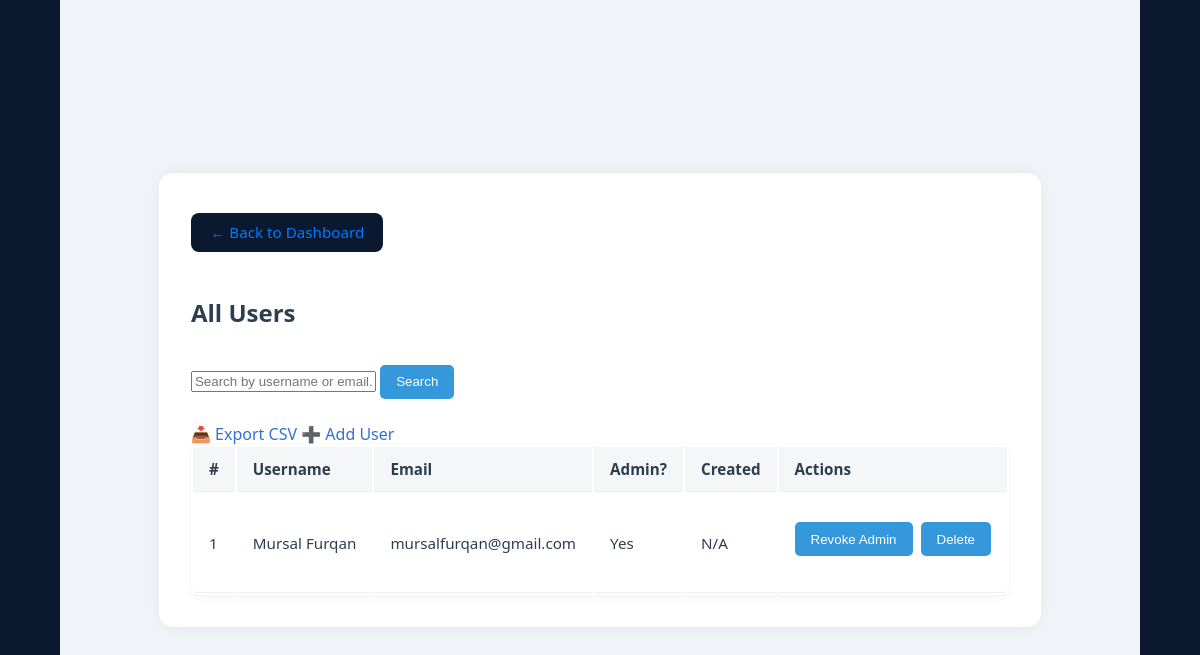
/admin/users (signed in), run on an earlier commit of the app's database.
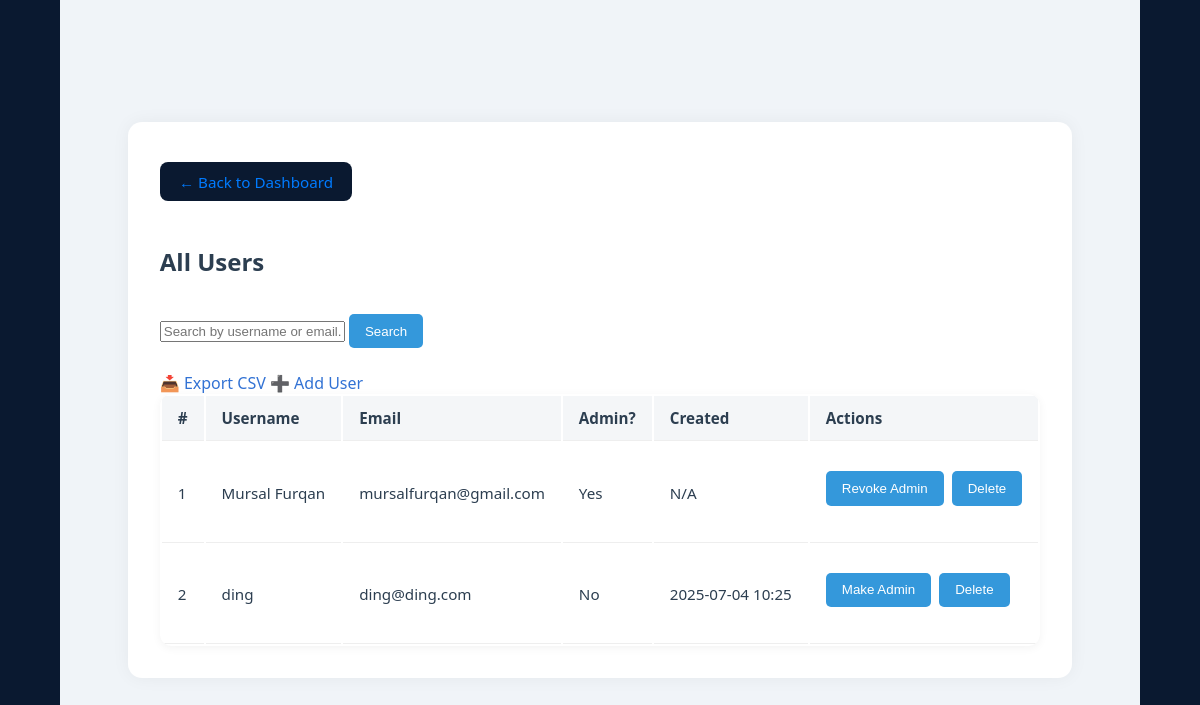
And on a later commit of the database.
### app/models.py (models this page shows)
class User(UserMixin, db.Model):
    id = db.Column(db.Integer, primary_key=True)
    username = db.Column(db.String(150), unique=True, nullable=False)
    email = db.Column(db.String(150), unique=True, nullable=False)
    password = db.Column(db.String(256), nullable=False)
    is_admin = db.Column(db.Boolean, default=False)
    created_at = db.Column(db.DateTime, default=datetime.utcnow)  # ✅ Add this line

### app/routes.py (the view)
@app.route('/admin/users')
@login_required
@admin_required
def admin_users():
    users = User.query.all()
    return render_template('admin/users.html', users=users)

### app/__init__.py (called while the page is built)
@login_manager.user_loader
def load_user(user_id):
    return User.query.get(int(user_id))

### app/routes.py (called while the page is built)
def admin_required(f):
    @wraps(f)
    def decorated_function(*args, **kwargs):
        if not current_user.is_authenticated or not current_user.is_admin:
            abort(403)
        return f(*args, **kwargs)
    return decorated_function

### app/templates/admin/users.html (shortened to what this page needs)
{% extends "admin/base_admin.html" %}  {% block content %}
<div class="admin-users">
  <a href="{{ url_for('admin_dashboard') }}" class="back-link link-button"
    >← Back to Dashboard</a
  >
  <h2> All Users</h2>
  <div class="user-actions">
    <form
      method="GET"
      action="{{ url_for('admin_users') }}"
      class="search-form"
    >
      <input
        type="text"
        name="search"
        placeholder="Search by username or email..."
        value="{{ request.args.get('search', '') }}"
      />
      <button type="submit">Search</button>
    </form>
    <div class="action-links">
      <a href="{{ url_for('export_users') }}" class="link">📥 Export CSV</a>
      <a href="{{ url_for('admin_add_user') }}" class="link">➕ Add User</a>
    </div>
  </div>
  <div class="user-table">
    <table>
      <thead>
        <tr>
          <th>#</th>
          <th>Username</th>
          <th>Email</th>
          <th>Admin?</th>
          <th>Created</th>
          <th>Actions</th>
        </tr>
      </thead>
      <tbody>
        {% for user in users %}
        <tr>
          <td>{{ loop.index }}</td>
          <td>{{ user.username }}</td>
          <td>{{ user.email }}</td>
          <td>
            {% if user.is_admin %}
            <span class="badge success">Yes</span>
            {% else %}
            <span class="badge">No</span>
            {% endif %}
          </td>
          <td>
            {{ user.created_at.strftime('%Y-%m-%d %H:%M') if user.created_at
            else 'N/A' }}
          </td>
          <td class="actions">
            <form
              method="POST"
              action="{{ url_for('admin_toggle_admin', user_id=user.id) }}"
              style="display: inline-block"
            >
              <button
                type="submit"
                class="btn {{ 'success' if not user.is_admin else 'warning' }}"
              >
                {{ 'Make Admin' if not user.is_admin else 'Revoke Admin' }}
              </button>
            </form>
            <form
              method="POST"
              action="{{ url_for('admin_delete_user', user_id=user.id) }}"
              style="display: inline-block"
              onsubmit="return confirm('Are you sure you want to delete this user?');"
            >
              <button type="submit" class="btn danger">Delete</button>
            </form>
          </td>
        </tr>
        {% endfor %}
      </tbody>
    </table>
  </div>
</div>
{% endblock %}

What changed in the data, as far as the page shows it:
added User: username "ding", email "ding@ding.com", shows "No", created_at "2025-07-04 10:25", is_admin "Make Admin"
